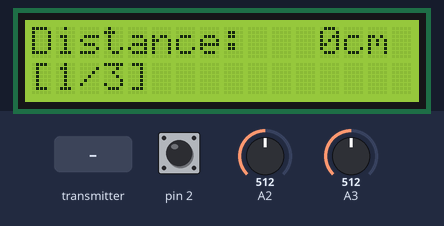
Simulated run of this sketch. Board: Arduino Uno, built with avr-gcc and run on an emulated ATmega328P. Shown: 16×2 character LCD. Wiring (inferred from the names in the program): character LCD (HD44780): RS pin 15; E pin 14; data pin 4, pin 5, pin 6, pin 7. The test bench sets the inputs (shaded band); at power-on: pin 2 HIGH, A2 = 512, A3 = 512. No radio packets arrive unless stated.

Above: at 1.2 s.
1.3 s: pin 2 pulled LOW for 1 s
At 1.49 s:
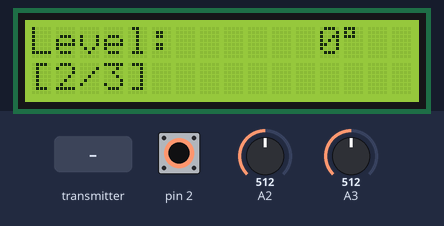
3.8 s: the transmitter starts sending distance = 256
At 5.0 s:
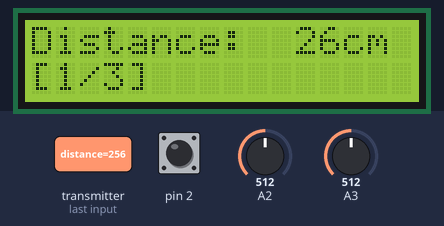
5.3 s: the transmitter starts sending distance = 512
At 5.7 s:
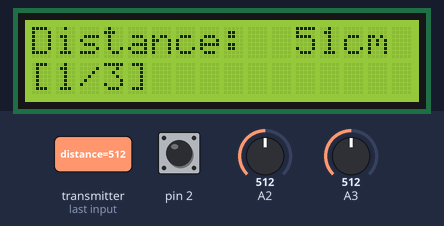
6.8 s: pin 2 pulled LOW for 0.15 s
At 7.7 s:
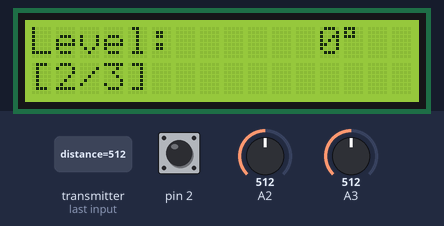
8.4 s: the transmitter starts sending level = 256
At 9.6 s:
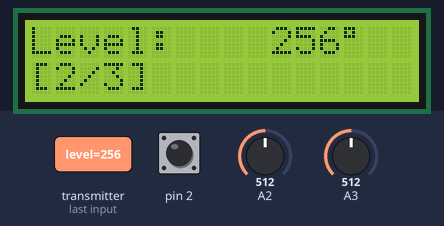
9.9 s: the transmitter starts sending level = 512
At 10.3 s:
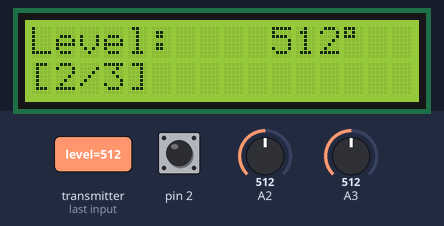
Timing chart, 0 to 12.4 s (numbered marks = the images above; inputs shaded):
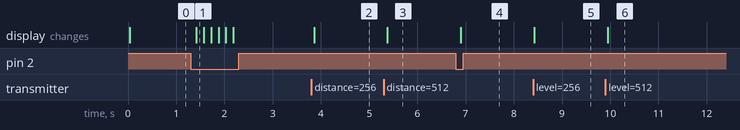

The sketch:

CONTROLLER.ino
```cpp
#include "LCD.h"
#include "RADIO_CONTROLLER.h"
#include "Joystick.h"

#define SLEEP_TIME 150

ControlData control = {0,0,1};    // Inicjalizacja struktury kontroli
RobotStateData state = {0,0,0};   // Inicjalizacja struktury stanu robota

void setup() {
  lcd_init();                       // Inicjalizacja ekranu lcd
  lcd_clear();                      // Wyczyszczenie zawartości ekranu
  radio_controller_init();          // Inicjalizacja komunikacji radiowej kontrolera z robotem
  init_Joystick();                  // INicjalizacja modułu joysticka
  lcd_controller_interface_init();  // INicjalizacja interfejsu ekranu lcd
}

void loop() {
  radio_sendInRow++;                // aktualizacja wartości śledzącej cykle (do komunikacji radiowej)

  radio_controller_modify_send_request(&control);           // modyfikacja struktury kontroli (decyzja czy wysłać zapytanie o stan robota)
  radio_controller_handle_communication(&control, &state);  // obsługa komunikacji robota z kontrolerem

  lcd_controller_update(&state);    // aktualzacja interfejsu kontrolera

  read_joystick();                  // odczyt pozycji joysticka
  getMotorValues(&control.rightMotor, &control.leftMotor);  // translacja i przypisanie wartości obrotów silników

  _delay_ms(SLEEP_TIME);
}
```

Joystick.cpp
```cpp
#include "Joystick.h"
#include <math.h>

JoyStickPos _joystickPos;

void read_joystick()
{
  ADMUX       &= ~(1 << MUX0);    // wybór wejścia konwertera ADC na PC2
  ADCSRA      |=  (1 << ADSC);    // Uruchamia jednorazowy odczyt
  while(ADCSRA & (1 << ADSC));    // Czekaj aż nit ADSC w ADCSRA opadnie -> koniec konwersji
        _joystickPos.Speed = ADC; // Odczyt awrtości
  ADMUX       |= (1 << MUX0);     // wybór wejścia konwertera ADC na PC3
  ADCSRA      |= (1 << ADSC);     // Uruchamia jednorazowy odczyt
  while(ADCSRA & (1 << ADSC));    // Czekaj aż nit ADSC w ADCSRA opadnie -> koniec konwersji
        _joystickPos.Steer = ADC; // Odczyt awrtości
}

void init_Joystick()
{
  ADMUX  |= (1 << REFS0);         // Napięcie odneisienia = AVcc
  ADCSRA |= (1 << ADEN ) |        // uruchomienie konwertera ADC
            (1 << ADPS2) |        // Przeskalownie clk/128 = 125kHz
            (1 << ADPS1) |
            (1 << ADPS0);
  ADMUX |= (1 << MUX1);
}

void getMotorValues(int *rightMotor, int *leftMotor)
{
  // Wyliczenie długosvci wektora sterowania
  int lenght = sqrt(pow(_joystickPos.Steer - CENTERE_OFFSET, 2) + pow(_joystickPos.Speed - CENTERE_OFFSET, 2));

  if(_joystickPos.Steer - CENTERE_OFFSET < 0)
  {
    *rightMotor = lenght;
    *leftMotor = lenght * (float)_joystickPos.Steer / (float)CENTERE_OFFSET;
  }
  else
  {
    *leftMotor = lenght;
    *rightMotor = lenght * (float)(2 * CENTERE_OFFSET - _joystickPos.Steer) / (float)CENTERE_OFFSET;
  }
  *rightMotor *= FINAL_SCALER;  // Przeskalowanie finalne wartosci sliników
  *leftMotor *= FINAL_SCALER;

  if(*rightMotor < IDLE_TOLERANCE) *rightMotor = 0; // Wyzerowanie wartośći sliników w przypadku pozycji 0 w określonej tolerancji
  if(*leftMotor < IDLE_TOLERANCE) *leftMotor = 0;

  if(_joystickPos.Speed < CENTERE_OFFSET)
  {
     *rightMotor *= -1;
     *leftMotor *= -1;
  }
}
```

Joystick.h
```cpp
#ifndef JOYSTICK_H
#define JOYSTICK_H
#include <avr/io.h>

#define CENTERE_OFFSET 500  //wartośc okreslająca srodek ukladu wspolrzednych joysticka
#define FINAL_SCALER 1.4    //parametr skalowania
#define IDLE_TOLERANCE 100  //obszar zerowania silnikow

struct JoyStickPos{
  int Steer;  //Wychylenie osi X
  int Speed;  //Wychylenie osi Y
};
extern JoyStickPos _joystickPos;

void init_Joystick();   // inicjalizacja joysticka
void read_joystick();   // odczyt wartości wychyleń joysticka
void getMotorValues(int *rightMotor, int *leftMotor); // konwersja wychyleń joysticka na sterowania silnikami

#endif //JOYSTICK_H
```

RADIO_CONTROLLER.cpp
```cpp
#include "RADIO_CONTROLLER.h"

RF24 radio(9, 8);
const uint8_t RADIO_CONTROLLER_READ_ADD[6] = "00002";     // adres odczytu
const uint8_t RADIO_CONTROLLER_WRIT_ADD[6] = "00001";     // adres wpisu

uint8_t radio_current_mode = RADIO_CONTROLLER_SEND_MODE;  // aktualny tryb nadawania/słuchania kontrolera
uint8_t radio_controller_recive_tries = 0;                // ilosc prób odbioru danych od robota
uint8_t radio_sendInRow = 0;                              // ilosc wysłanych pakietów z rzeędu (rządanie zwrotu)

void radio_controller_init()
{
  radio.begin();
  radio.setPALevel(RF24_PA_MIN);                          // ustawienie radia na niski poziom odległości i zużycia prądu

  radio.openReadingPipe(0, RADIO_CONTROLLER_READ_ADD);    // otwiera potok do oczytu
  radio.openWritingPipe(RADIO_CONTROLLER_WRIT_ADD);       // otwiera potok do wpisywania

  radio.stopListening();                                  // uruvhomienie trybu nasłuvhiwania nadhcodżacyh pakietów
  radio.flush_tx();                                       // czyści bufory FIFO transmisji
  radio.flush_rx();                                       // czyści bufory FIFO odbioru
}

uint8_t radio_controller_sendControl(ControlData *control)
{
  uint8_t send_status = radio.write(control, sizeof(ControlData));  // Wysyła strukturę kontroli
  if(send_status == 1)
  {
    return 1;
  }
  else return 0;
}

uint8_t radio_controller_tryReciveState(RobotStateData *state)
{
  if(radio.available())
    {
      radio.read(state, sizeof(RobotStateData));
      return 1;
    }
  else return 0;
}

// Ustawia tryb w jakim aktualnie działa robot nasłuchiwacza lub wysyłającego
//  RADIO_CONTROLLER_LISTEN_MODE -> słuchacz
//  RADIO_CONTROLLER_SEND_MODE -> wsyłający
void radio_set_mode(uint8_t mode)
{
  if(mode == RADIO_CONTROLLER_LISTEN_MODE)
  {
    radio.flush_rx();                                     // czyści bufory FIFO odbioru
    radio.startListening();                               // rozpoczyna nasłuchiwanie przychodzącyh danych
    radio.openReadingPipe(0, RADIO_CONTROLLER_READ_ADD);  // otwiera potok do odczytu
    radio_current_mode = RADIO_CONTROLLER_LISTEN_MODE;    // ustawia aktualny tryb działnia
  }
  else
  {
    radio.flush_tx();                                     // czyści bufory FIFO transmisji
    radio.stopListening();                                // przechodzi w tryb wysyłu danych
    radio.openWritingPipe(RADIO_CONTROLLER_WRIT_ADD);     // otwiera potok do wpisu
    radio_current_mode = RADIO_CONTROLLER_SEND_MODE;      // ustawia aktualny tryb działnia
  }
}

void radio_controller_handle_communication(ControlData *control, RobotStateData *state)
{
  if(radio_current_mode)
  {
    if(radio_controller_sendControl(control))
    {
      if(control->dataSendRequest == 1)               // jeśli rząda od robota odesłania struktury stanu
      {
        radio_controller_recive_tries = 0;            // Zeruje ilość prób odbioru pakietów od robota
        radio_set_mode(RADIO_CONTROLLER_LISTEN_MODE); // przechodzi w tryb słuchacza (domyślny)
      }
    }
  }
  else
  {
    if(radio_controller_tryReciveState(state))
    {
      radio_set_mode(RADIO_CONTROLLER_SEND_MODE); // Przejście w tryb nadawcy
    }
    else
    {
      radio_controller_recive_tries++;
    }
    if(radio_controller_recive_tries > RADIO_CONTROLLER_MAX_RECIVE_TRIES) // Za duża ilość prób odbioru danych od robota bez powodzenia
    {
      radio_set_mode(RADIO_CONTROLLER_SEND_MODE); // Przejście w tryb nadawcy
    }
  }
}

//Funkcja edutuje strukturę ControData w zależności od tego czy aktualnie
//kontroler domaga się danych zwrotnych od robota wedle ustawnienia makra
//RADIO_CONTROLLER_SEND_TO_REC_RATIO - ustalającego co ile cykli kontroler
//rząda infromacji zwrotenj
void radio_controller_modify_send_request(ControlData *control)
{
  if(radio_sendInRow >= RADIO_CONTROLLER_SEND_TO_REC_RATIO) // Jeśli ilość cykli przekroczy ustaloną wartość
  {
    radio_sendInRow = 0;
    control->dataSendRequest = 1; // Modyfikuje strukture kontroli tak by robot zwrócił informacje o swoim stanie
  }
  else
  {
    control->dataSendRequest = 0; // Modyfikuje strukture kontroli tak by robot nie zwracał informacji
    radio_sendInRow++;
  }
}
```

RADIO_CONTROLLER.h
```cpp
#ifndef RADIO_CONTROLLER_H
#define RADIO_CONTROLLER_H

#include <avr/io.h>
#include <avr/interrupt.h>
#include <util/delay.h>
#include <SPI.h>
#include <nRF24L01.h>
#include <RF24.h>

#define RADIO_CONTROLLER_MAX_RECIVE_TRIES 1   //max ilosc prob odbioru infromacji
#define RADIO_CONTROLLER_LISTEN_MODE 0        //tryb nasłuchiwania
#define RADIO_CONTROLLER_SEND_MODE 1          //tryb wysyłania
#define RADIO_CONTROLLER_SEND_TO_REC_RATIO 8  //wspolcznink wysyłania do odbierania informacji

extern uint8_t radio_sendInRow;               //aktualna ilosc wysłań z rzędu
extern RF24 radio;
extern const uint8_t RADIO_CONTROLLER_READ_ADD[6];  //adres potoku do czytania
extern const uint8_t RADIO_CONTROLLER_WRIT_ADD[6];  //adres potoku do wpisu
extern uint8_t radio_current_mode;                  //tryb radia
extern uint8_t radio_controller_recive_tries;       //ilosc prób odbioru infromacji od robota

typedef struct
{
  int distance;             //dystans od przeszkody
  int level;                //poziom (roll)
  int temperature;          //natężenie światła
} RobotStateData;
typedef struct
{
  int leftMotor;            //prędkośc lewego silnika
  int rightMotor;           //prędkośc prawego silnika
  uint8_t dataSendRequest;  //Rządenie przesułu stanu robota
} ControlData;

void radio_controller_init();
uint8_t radio_controller_sendControl(ControlData *control);
uint8_t radio_controller_tryReciveState(RobotStateData *state);
void radio_set_mode(uint8_t mode);
void radio_controller_handle_communication(ControlData *control, RobotStateData *state);
void radio_controller_modify_send_request(ControlData *control);

#endif //RADIO_CONTROLLER_H
```

LCD.cpp
```cpp
#include "LCD.h"

#include <avr/io.h>
#include <avr/delay.h>

uint8_t interfaceCurrentPage = DISTANCE_PAGE;
uint8_t currentButtonClickedCycles = 0;
uint8_t interfacePreviousPage = -1;
uint8_t isStartEvent = 1;

void lcd_init(void)
{
  DDRD |= 0xF0;       // Konfiguracja wyjsc do portu data
  DDRC |= 0x03;       // Konfiguracja wyjsc do portu kontroli -> RS RW EN
  _delay_ms(20);
  CTRL_PORT &= ~(1<<RS);
  lcd_cmd(0x02);       // inicjalizacja w trybie 4-bit
  lcd_cmd(0x28);       // tryb 4-bit, w linie, 5:7 rozmiar znaku
  lcd_cmd(0x0C);       // bez widocznego kursora
  lcd_cmd(0x06);       // przesuwanie kursora po dodaniu znaku -> auto
  lcd_cmd(0x01);       // Czysci ekran
  lcd_cmd(0x80);       // Poczatke textu (1 linijka, 1 znak)
  _delay_ms(5);
}

void lcd_cmd (char cmd)
{
  CTRL_PORT &= ~(1<<RS);                                  // tryb przesyłu polecenia
  Data_PORT = (Data_PORT & ~(0xF0)) | (cmd & 0xF0);       // Wstawienie na PORTD górnej części bajtu polecenia 0b11110000
  CTRL_PORT |= (1<<EN);                                   // wpis do rejestrów górnych 4 bitów polecenia (impuls EN)
  CTRL_PORT &= ~(1<<EN);
  Data_PORT = (Data_PORT & ~(0xF0)) | ((cmd<<4) & 0xF0);  // Wstawienie na PORTD dolnej części bajtu polecenia 0b00001111
  CTRL_PORT |= (1<<EN);                                   // wpis do rejestrów dolnych 4 bitów polecenia (impuls EN)
  CTRL_PORT &= ~(1<<EN);
  _delay_us(50);
}

void lcd_data(char data)
{
  CTRL_PORT |= (1<<RS);                                   // tryb przesyłu polecenia
  Data_PORT = (Data_PORT & ~(0xF0)) | (data & 0xF0);      // Wstawienie na PORTD górnej części bajtu data 0b11110000
  CTRL_PORT |= (1<<EN);                                   // wpis do rejestrów górnych 4 bitów bajtu data (impuls EN)
  CTRL_PORT &= ~(1<<EN);
  Data_PORT = (Data_PORT & ~(0xF0)) | ((data<<4) & 0xF0); // Wstawienie na PORTD dolnej części bajtu data 0b00001111
  CTRL_PORT |= (1<<EN);                                   // wpis do rejestrów dolnych 4 bitów data (impuls EN)
  CTRL_PORT &= ~(1<<EN);
  _delay_us(50);
}

void lcd_clear(void)
{
  lcd_cmd(0x01);                   // 0x01 -> polecenie czyszczace zawartość rejestrów lcd
  _delay_ms(2);
}

void lcd_goto2line(void)
{
  lcd_cmd(0xc0);                   // 0xc0 -> polecenie przejscia do drugiej linii pierszy znak
}

void lcd_loadText(char *data)
{
  while(*data)
  {
    lcd_data(*data);
    data++;
  }
}
// --------------------------------------------------------- INTERFACE ------------------------------------------------------
void lcd_controller_interface_init()
{
  DDRD &= ~(1<<2);   //inicjalizacja przycisku zmiany strony
  PORTD |= (1<<2);
}

void lcd_controller_update(RobotStateData *data)
{
  interfacePreviousPage = interfaceCurrentPage;
  if((PIND & (1<<2)) == 0)
  {
    currentButtonClickedCycles++;
    if(currentButtonClickedCycles >= LCD_INTERFACE_BUTTON_NEEDED_LENGHTH)
    {
      currentButtonClickedCycles = 0;
      interfaceCurrentPage = (++interfaceCurrentPage) % LCD_INTERFACE_MAX_PAGES;
    }
  }
  else
  {
    currentButtonClickedCycles = 0;
  }

  switch(interfaceCurrentPage)
  {
    case DISTANCE_PAGE:
      lcd_controller_updateDistancePage(data);
      break;
    case LEVEL_PAGE:
      lcd_controller_updateLevelPage(data);
      break;
    case TEMP_PAGE:
      lcd_controller_updateLuxPage(data);
      break;
    default:
      break;
  }
}

void lcd_controller_updateDistancePage(RobotStateData *data)
{
  if(interfacePreviousPage != DISTANCE_PAGE || isStartEvent)
  {
    isStartEvent = 0;           //wyzerownie wyfdarzenia startowego
    lcd_clear();
    lcd_loadText("Distance: ");
    lcd_cmd (0x8D);
    lcd_loadText("cm");
    lcd_print_currentPage();
  }

  float dist_tansformed = data->distance * 0.1f + 0.75;
  lcd_cmd (0x8A);
  char setki = (dist_tansformed / 100) + 48;
  char dzies = ((dist_tansformed - (setki - 48) * 100) / 10) + 48;
  char jedynki = dist_tansformed - (setki - 48) * 100 - (dzies - 48) * 10 + 48;

  if(setki - 48 > 0)
    lcd_data(setki);
  else lcd_data(' ');
  if(dzies - 48 > 0 || setki - 48 > 0)
    lcd_data(dzies);
  else lcd_data(' ');
  lcd_data(jedynki);
}

void lcd_controller_updateLevelPage(RobotStateData *data)
{
  if(interfacePreviousPage != LEVEL_PAGE)
  {
    lcd_clear();
    lcd_loadText("Level: ");
    lcd_cmd (0x8C);
    lcd_data(0xDF);
    lcd_data(223);
    lcd_print_currentPage();
  }

  lcd_cmd(0x89);
  uint8_t isNegative = 0;
  int level_copy = data->level;
  if(level_copy < 0)
  {
    level_copy *=-1;
    isNegative = 1;
    lcd_data(45);
  }
  else
  {
    lcd_data(' ');
  }

  lcd_cmd (0x8A);
  char setki = (level_copy / 100) + 48;
  char dzies = ((level_copy - (setki - 48) * 100) / 10) + 48;
  char jedynki = level_copy - (setki - 48) * 100 - (dzies - 48) * 10 + 48;

  if(setki - 48 > 0)
    lcd_data(setki);
  else lcd_data(' ');
  if(dzies - 48 > 0 || setki - 48 > 0)
    lcd_data(dzies);
  else lcd_data(' ');
  lcd_data(jedynki);
}

void lcd_controller_updateLuxPage(RobotStateData *data)
{
  if(interfacePreviousPage != TEMP_PAGE)
  {
    lcd_clear();
    lcd_loadText("Light: ");
    lcd_cmd (0x8D);
    lcd_loadText("u");
    lcd_print_currentPage();
  }

  lcd_cmd (0x8A);
  char setki = (data->temperature / 100) + 48;
  char dzies = ((data->temperature - (setki - 48) * 100) / 10) + 48;
  char jedynki = data->temperature - (setki - 48) * 100 - (dzies - 48) * 10 + 48;

  if(setki - 48 > 0)
    lcd_data(setki);
  else lcd_data(' ');
  if(dzies - 48 > 0 || setki - 48 > 0)
    lcd_data(dzies);
  else lcd_data(' ');
  lcd_data(jedynki);
}
// wyswietla aktualna strona
void lcd_print_currentPage()
{
  lcd_cmd (0xC0);
  lcd_data('[');
  lcd_data(interfaceCurrentPage + 49);
  lcd_data('/');
  lcd_data(LCD_INTERFACE_MAX_PAGES + 48);
  lcd_data(']');
}
```

LCD.h
```cpp
#ifndef LCD_H
#define LCD_H

#include <avr/io.h>
#include "RADIO_CONTROLLER.h"

#define RS        1              // RS - PC1
#define RW        2              // RW - PC2
#define EN        0              // EN - PC0
#define Data_PORT PORTD
#define CTRL_PORT PORTC

void lcd_init(void);              //incjalizacja wyswietlacza
void lcd_cmd (char cmd);          //wpisz polecenie do LCD
void lcd_data(char data);         //wpisz znak char do LCd
void lcd_clear(void);             //wyczyśc ekran
void lcd_goto2line(void);         //idz to 2 lini LCd
void lcd_loadText(char *data);    //wpisz ciag znakowd do LCD

// ------------------------- CONTROLLER INTERFACE ----------------

#define LCD_INTERFACE_BUTTON_NEEDED_LENGHTH 1  //filtr przycisku jesli 1 to nieuzywany
#define LCD_INTERFACE_MAX_PAGES 3

#define DISTANCE_PAGE 0
#define LEVEL_PAGE 1
#define TEMP_PAGE 2

extern uint8_t interfaceCurrentPage;        //akualna strona wyś.
extern uint8_t interfacePreviousPage;       //porzednia strona
extern uint8_t currentButtonClickedCycles;  //ilosc cykli przycisku (filtracja)
extern uint8_t isStartEvent;                //flaga infromująca czy to inicjalizacja

void lcd_controller_interface_init();
void lcd_controller_update(RobotStateData *data);
void lcd_controller_updateDistancePage(RobotStateData *data);   //page 0
void lcd_controller_updateLevelPage(RobotStateData *data);      //page 1
void lcd_controller_updateLuxPage(RobotStateData *data);        //page 2

void lcd_print_currentPage();

#endif
```

Measured:
- after the input at 1.3 s, the display: changes after 0.11 s (image 1)
- after the input at 3.8 s, the display: changes after 0.06 s (image 2)
- after the input at 5.3 s, the display: changes after 0.08 s (image 3)
- after the input at 6.8 s, the display: changes after 0.10 s (image 4)
- after the input at 8.4 s, the display: changes at once (image 5)
- after the input at 9.9 s, the display: changes after 0.05 s (image 6)
